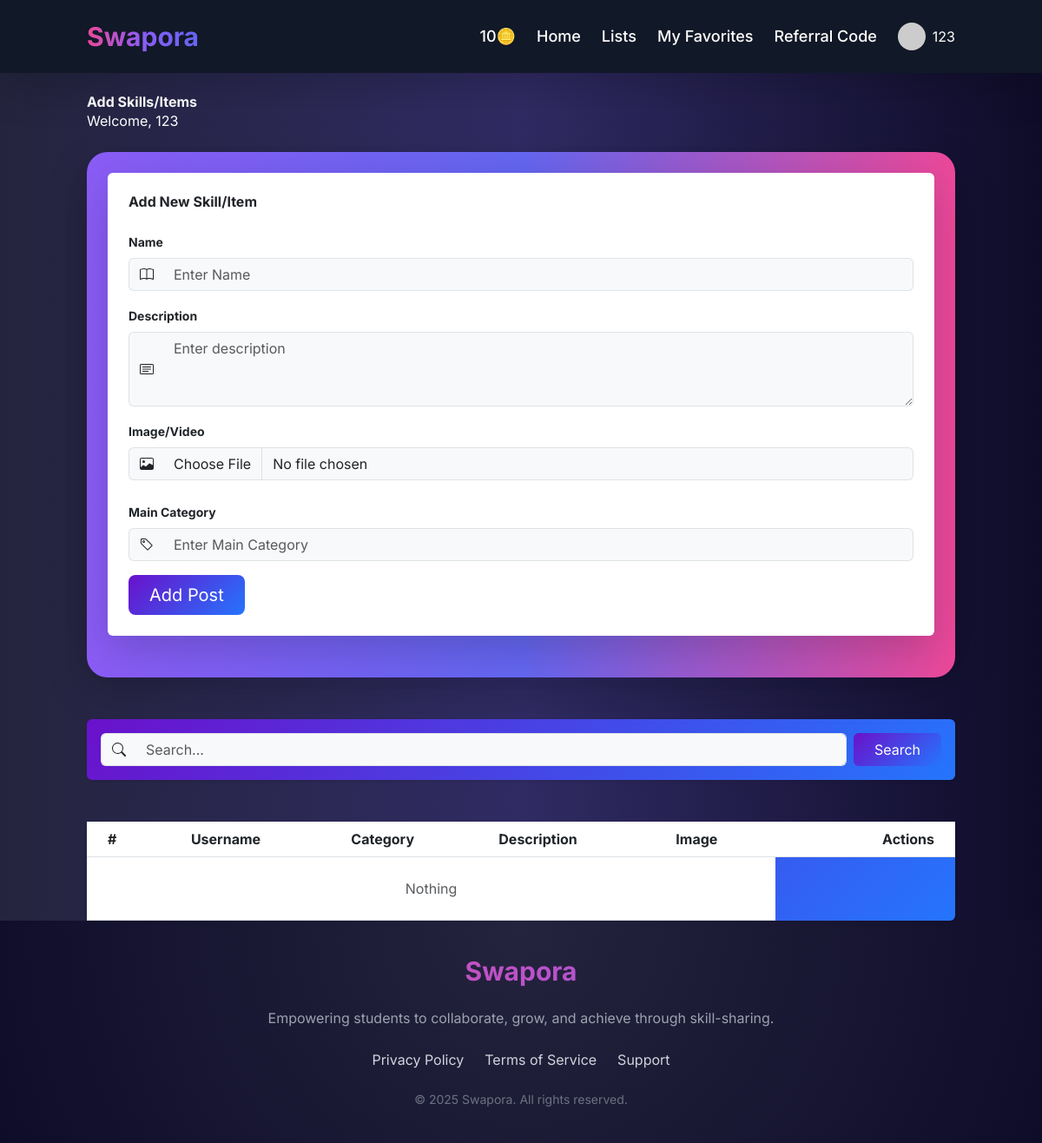
/recipes/ (signed in), run on an earlier commit of the app's database.
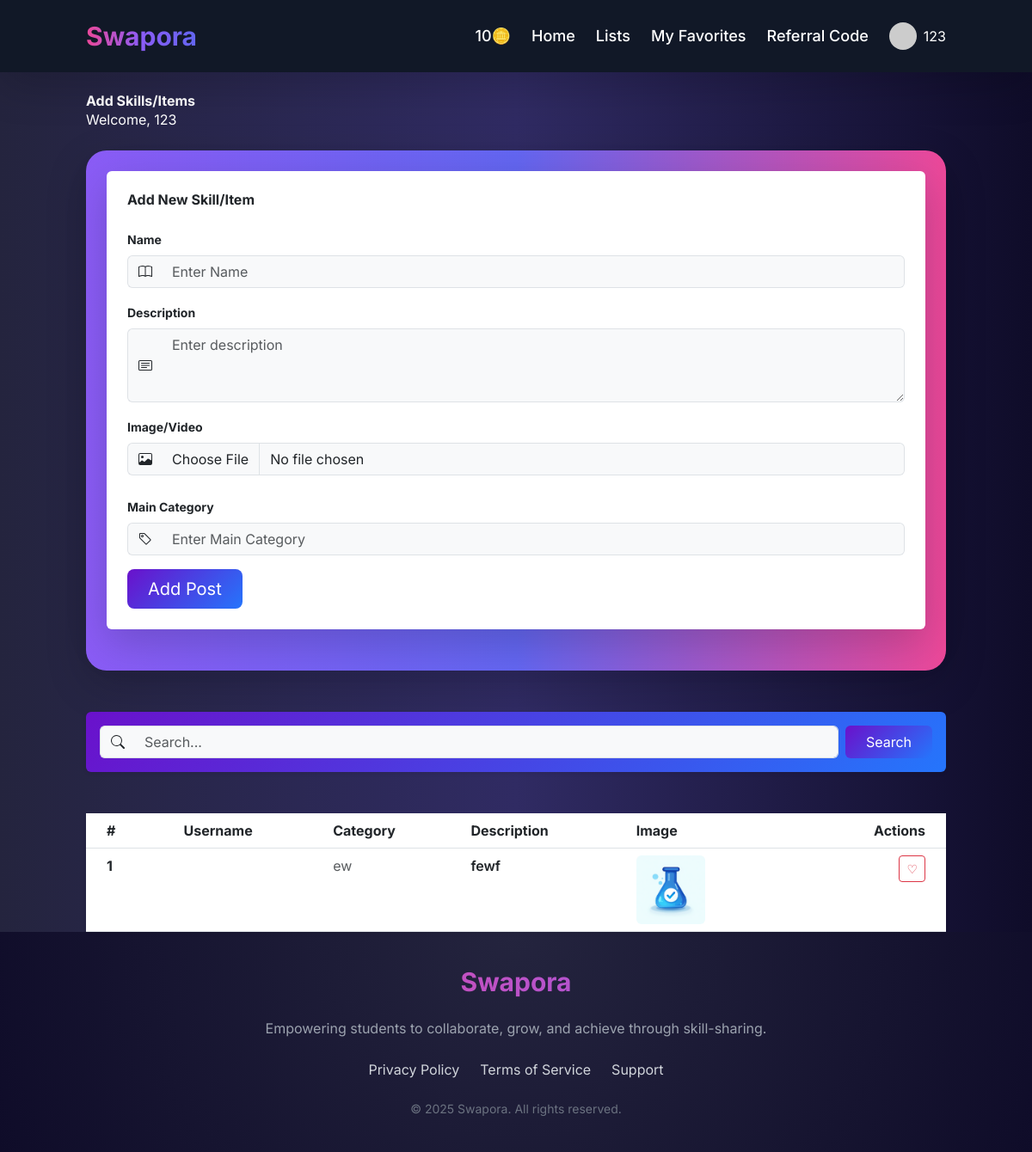
And on a later commit of the database.
### veggie/models.py (models this page shows)
class Recipe(models.Model):
    user = models.ForeignKey(User, on_delete=models.SET_NULL, null=True, blank=True)
    recipe_name = models.CharField(max_length=100)
    recipe_des = models.TextField()
    recipe_image = models.ImageField(upload_to="recipes/")
    recipe_main = models.CharField(max_length=100, null=False, default='')
    created_at = models.DateTimeField(auto_now_add=True)

### veggie/views.py (the view, shortened to what this page needs)
# urls.py: path('recipes/' , recipes , name = "recipes"),
@login_required(login_url = '/login/')
def recipes(request):
    queryset = Recipe.objects.all()
    if request.GET.get('search'):
        queryset = queryset.filter(recipe_name__icontains = request.GET.get('search'))
    context = {'recipes': queryset}
    return render(request , "recipes.html", context)

### veggie/templates/recipes.html (shortened to what the changed rows need)
{% extends "base.html" %}
{% block start %}
<div class="container mt-4">
<br><br>
<br>
<div class="card shadow-sm border-0" style="background: linear-gradient(135deg, #6a11cb 0%, #2575fc 100%);">
    <div class="card-body p-0">
        <table class="table table-hover mb-0">
            <thead class="bg-light">
                <tr>
                    <th scope="col" class="px-4">#</th>
                    <th scope="col">Username</th>
                    <th scope="col">Category</th>
                    <th scope="col">Description</th>
                    <th scope="col">Image</th>
                    <th scope="col" class="text-end px-4">Actions</th>
                </tr>
            </thead>
            <tbody>
                {% for recipe in recipes %}
                <tr>
                    <th scope="row" class="px-4">{{forloop.counter}}</th>
                    <td class="fw-semibold">{{recipe.recipe_user}}</td>
                    <td class="text-muted">{{recipe.recipe_des|truncatechars:100}}</td>
                    <td class="fw-semibold">{{recipe.recipe_main}}</td>
                    <td>
                        {% if recipe.recipe_image %}
                            <img src="/media/{{recipe.recipe_image}}" class="rounded" style="height: 80px; width: 80px; object-fit: cover;">
                        {% else %}
                            <span class="badge bg-light text-dark">No image</span>
                        {% endif %}
                    </td>
                    <td class="text-end px-4">
                        <a onclick="toggleLabel()" class="btn btn-outline-danger btn-sm favs" data-recipe-id="{{recipe.id}}">♡</a>
                    </td>
                </tr>
                {% empty %}
                <tr>
                    <td colspan="5" class="text-center py-4">
                        <p class="text-muted mb-0">
                            {% if request.GET.search %}
                                Nothing to show "{{ request.GET.search }}"
                            {% else %}
                                Nothing
                            {% endif %}
                        </p>
                    </td>
                </tr>
                {% endfor %}
            </tbody>
        </table>
    </div>
</div>
{% endblock %}

What changed in the data, as far as the page shows it:
added Recipe: recipe_des "ew", recipe_main "fewf", recipe_image (picture)
Also different on the page:
text no longer shown: "Nothing"
